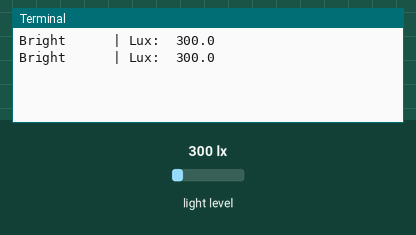
Simulated run of this program. Board: Raspberry Pi (BCM pin numbers). On the bench: the last lines printed to the terminal. Inputs (shaded band) come from the test bench; at power-on: light level 300 lx.

Above: at 1.2 s.
1.3 s: light level set to 40 lx
At 2.8 s:
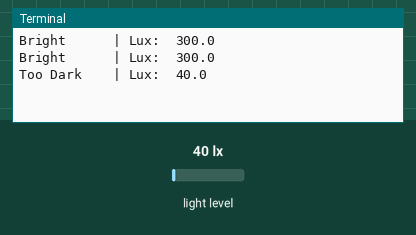
3.5 s: light level set to 1500 lx
At 4.8 s:
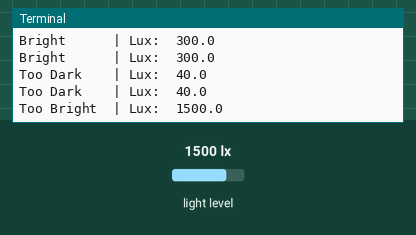
5.5 s: light level set to 80 lx
At 6.4 s:
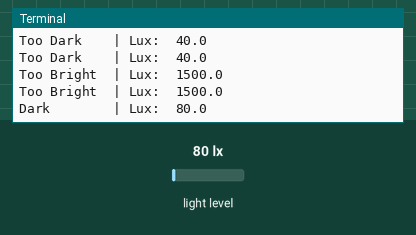
7.5 s: light level set to 120 lx
At 8.8 s:
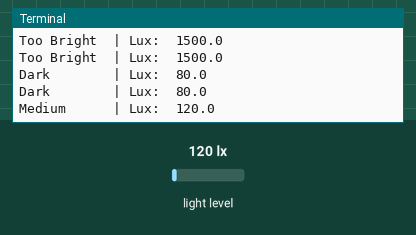

Measured:
- after the input at 1.3 s, the terminal: prints a new line after 0.70 s (image 1)
- after the input at 3.5 s, the terminal: prints a new line after 0.50 s (image 2)
- after the input at 5.5 s, the terminal: prints a new line after 0.50 s (image 3)
- after the input at 7.5 s, the terminal: prints a new line after 0.50 s (image 4)

The program:

I2C.py
```python
import RPi.GPIO as GPIO
import adafruit_bh1750
import board
import time

i2c = board.I2C()
sense = adafruit_bh1750.BH1750(i2c)

try:
    while True:
        data = round(sense.lux, 1)
        if data < 51:
            print("Too Dark".ljust(11, " "), "| Lux: ", data)
        elif data > 50 and data < 101:
            print("Dark".ljust(11, " "), "| Lux: ", data)
        elif data > 100 and data < 201:
            print("Medium".ljust(11, " "), "| Lux: ", data)
        elif data > 200 and data < 1001:
            print("Bright".ljust(11, " "), "| Lux: ", data)
        elif data > 1000:
            print("Too Bright".ljust(11, " "), "| Lux: ", data)

        time.sleep(1)
except KeyboardInterrupt:
    GPIO.cleanup       
```
